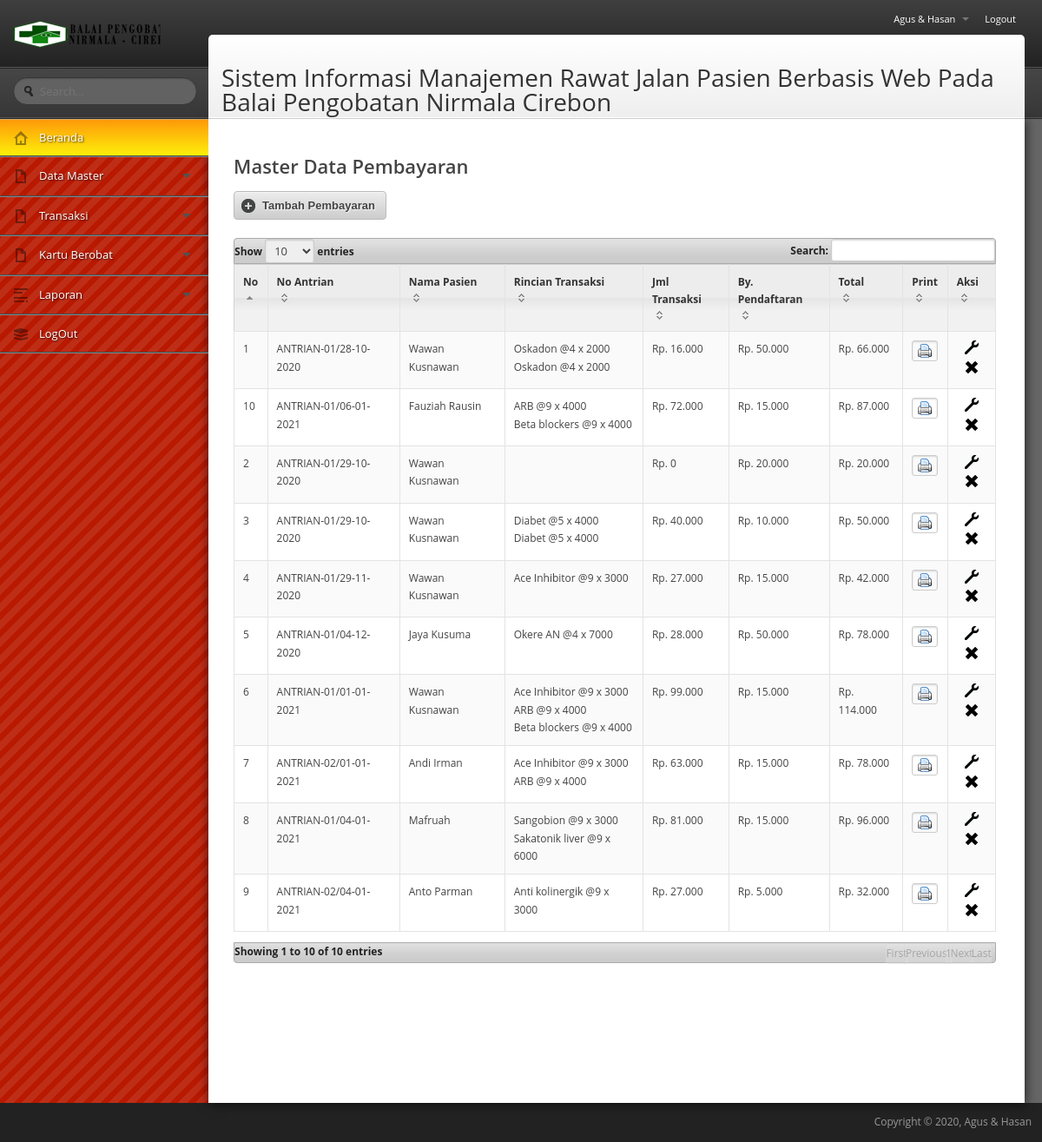
The app's page /si_rawatjalan/media.php?module=pembayaran (signed in) with its own data.
### tables this page shows
CREATE TABLE IF NOT EXISTS `pembayaran` (
  `id_pembayaran` int(3) NOT NULL,
  `id_pendaftaran` int(11) NOT NULL,
  `jumlah` int(11) NOT NULL,
  `biaya_daftar` int(11) NOT NULL
);

CREATE TABLE IF NOT EXISTS `pendaftaran` (
  `id_pendaftaran` int(3) NOT NULL AUTO_INCREMENT,
  `no_pendaftaran` varchar(40) NOT NULL,
  `tgl_daftar` date NOT NULL,
  `id_pasien` int(11) NOT NULL,
  `id_dokter` int(11) NOT NULL,
  `gejala` text NOT NULL,
  `diagnosa` text NOT NULL,
  `keterangan_obat` text NOT NULL,
  `keterangan_khusus` text NOT NULL,
  `status` varchar(20) NOT NULL,
  PRIMARY KEY (`id_pendaftaran`)
);

CREATE TABLE IF NOT EXISTS `pasien` (
  `id_pasien` int(11) NOT NULL AUTO_INCREMENT,
  `nik_pasien` varchar(10) NOT NULL,
  `nama_pasien` varchar(50) NOT NULL,
  `tgl_lahir` date NOT NULL,
  `alamat_pasien` text NOT NULL,
  `desa` varchar(150) NOT NULL,
  `tlp_pasien` varchar(20) NOT NULL,
  `pekerjaan` varchar(50) NOT NULL,
  `agama` varchar(30) NOT NULL,
  `status_pernikahan` varchar(30) NOT NULL,
  `kebangsaan` varchar(30) NOT NULL,
  `keluarga_lain` varchar(50) NOT NULL,
  `tlp_lain` varchar(20) NOT NULL,
  `alamat_lain` text NOT NULL,
  `hubungan_lain` varchar(30) NOT NULL,
  `no_rm` varchar(30) NOT NULL,
  `kode_pasien` varchar(20) NOT NULL,
  PRIMARY KEY (`id_pasien`)
);

### si_rawatjalan/modul/mod_pembayaran/pembayaran.php (the view, shortened to what this page needs)
<?php
$aksi="modul/mod_pembayaran/aksi_pembayaran.php";
switch($_GET[act]){
  default:
    echo "<h2>Master Data Pembayaran</h2>
			<button class=\"btn btn-quaternary\" onclick=\"window.location.href='?module=pembayaran&act=tambahpembayaran';\"><span class=\"icon-plus-alt\"></span>Tambah Pembayaran</button>
<br />
<br />
          <table class=\"table table-bordered table-striped data-table\"><thead>
          <tr><th>No</th><th>No Antrian</th><th>Nama Pasien</th><th>Rincian Transaksi</th><th>Jml Transaksi</th><th>By. Pendaftaran</th><th>Total</th><th>Print</th><th>Aksi</th></tr></thead>
		  <tbody>";
    $tampil=mysql_query("SELECT * FROM pembayaran A, pendaftaran B, pasien C where A.id_pendaftaran=B.id_pendaftaran and B.id_pasien=C.id_pasien and B.status='Selesai' ORDER BY B.tgl_daftar ASC");
    $no=1;
    while ($r=mysql_fetch_array($tampil)){
	$qry=mysql_query("select * from detail_pembayaran A, obat B where A.id_obat=B.id_obat AND A.id_pembayaran='$r[id_pembayaran]'");
	$qry2=mysql_query("select * from detail_pembayaran A, obat B where A.id_obat=B.id_obat AND A.id_pembayaran='$r[id_pembayaran]'");
	while($h=mysql_fetch_array($qry)){
	$jumlah[$no]=$h[qty]*$h[harga];
	$total[$no]+=$jumlah[$no];
	}
       echo "<tr class=\"gradeA\"><td>$no</td>
             <td>$r[no_pendaftaran]</td>
			 <td>$r[nama_pasien]</td>
             <td>";
			 while($s=mysql_fetch_array($qry2)){
			 echo"$s[nama_obat] @$s[qty] x $s[harga]<br/>";
			 }
			 echo"</td>
             <td>Rp. ".number_format($total[$no],0,',','.')."</td>
			 <td>Rp. ".number_format($r[biaya_daftar],0,',','.')."</td>
			 <td>Rp. ".number_format($total[$no]+$r[biaya_daftar],0,',','.')."</td>
			 <td align='center'>";?>
				<form method="post" action="print_pembayaran.php" target='_blank'>
				<a title="Print"><input name="cari" type="image" src="././images/silk/printer.png"/></a>
				</form>
			<?php
			echo "
			 </td>
             <td align='center'>
			 <a href=?module=pembayaran&act=editpembayaran&id=$r[id_pembayaran]><span class=\"icon-wrench\" title=\"Ubah\"></span></a>
			 <a href=$aksi?module=pembayaran&act=hapus&id=$r[id_pembayaran]><span class=\"icon-x\" title=\"Hapus\"></span></a>
             </td></tr>";
      $no++;
    }
    echo "</tbody></table>";
    break;
  ?>
<?php
}
?>

### records on screen
pembayaran: id_pendaftaran.no_pendaftaran "ANTRIAN-01/28-10-2020", pasien.nama_pasien "Wawan Kusnawan", s "Oskadon", s "4", s "2000", no "16.000", biaya_daftar "50.000", $total[$no]+$r[biaya_daftar] "66.000"
pembayaran: id_pendaftaran.no_pendaftaran "ANTRIAN-01/29-10-2020", pasien.nama_pasien "Wawan Kusnawan", no "0", biaya_daftar "20.000", $total[$no]+$r[biaya_daftar] "20.000"
pembayaran: id_pendaftaran.no_pendaftaran "ANTRIAN-01/29-10-2020", pasien.nama_pasien "Wawan Kusnawan", s "Diabet", s "5", s "4000", no "40.000", biaya_daftar "10.000", $total[$no]+$r[biaya_daftar] "50.000"
pembayaran: id_pendaftaran.no_pendaftaran "ANTRIAN-01/29-11-2020", pasien.nama_pasien "Wawan Kusnawan", s "Ace Inhibitor", s "9", s "3000", no "27.000", biaya_daftar "15.000", $total[$no]+$r[biaya_daftar] "42.000"
pembayaran: id_pendaftaran.no_pendaftaran "ANTRIAN-01/04-12-2020", pasien.nama_pasien "Jaya Kusuma", s "Okere AN", s "4", s "7000", no "28.000", biaya_daftar "50.000", $total[$no]+$r[biaya_daftar] "78.000"
pembayaran: id_pendaftaran.no_pendaftaran "ANTRIAN-01/01-01-2021", pasien.nama_pasien "Wawan Kusnawan", s "Ace Inhibitor", s "9", s "3000", s "ARB", s "4000", s "Beta blockers", no "99.000", biaya_daftar "15.000", $total[$no]+$r[biaya_daftar] "114.000"
pembayaran: id_pendaftaran.no_pendaftaran "ANTRIAN-02/01-01-2021", pasien.nama_pasien "Andi Irman", s "Ace Inhibitor", s "9", s "3000", s "ARB", s "4000", no "63.000", biaya_daftar "15.000", $total[$no]+$r[biaya_daftar] "78.000"
pembayaran: id_pendaftaran.no_pendaftaran "ANTRIAN-01/04-01-2021", pasien.nama_pasien "Mafruah", s "Sangobion", s "9", s "3000", s "Sakatonik liver", s "6000", no "81.000", biaya_daftar "15.000", $total[$no]+$r[biaya_daftar] "96.000"
pembayaran: id_pendaftaran.no_pendaftaran "ANTRIAN-02/04-01-2021", pasien.nama_pasien "Anto Parman", s "Anti kolinergik", s "9", s "3000", no "27.000", biaya_daftar "5.000", $total[$no]+$r[biaya_daftar] "32.000"
pembayaran: id_pendaftaran.no_pendaftaran "ANTRIAN-01/06-01-2021", pasien.nama_pasien "Fauziah Rausin", s "ARB", s "9", s "4000", s "Beta blockers", no "72.000", biaya_daftar "15.000", $total[$no]+$r[biaya_daftar] "87.000"

### other values on screen
$_SESSION[namalengkap] "Agus & Hasan"
